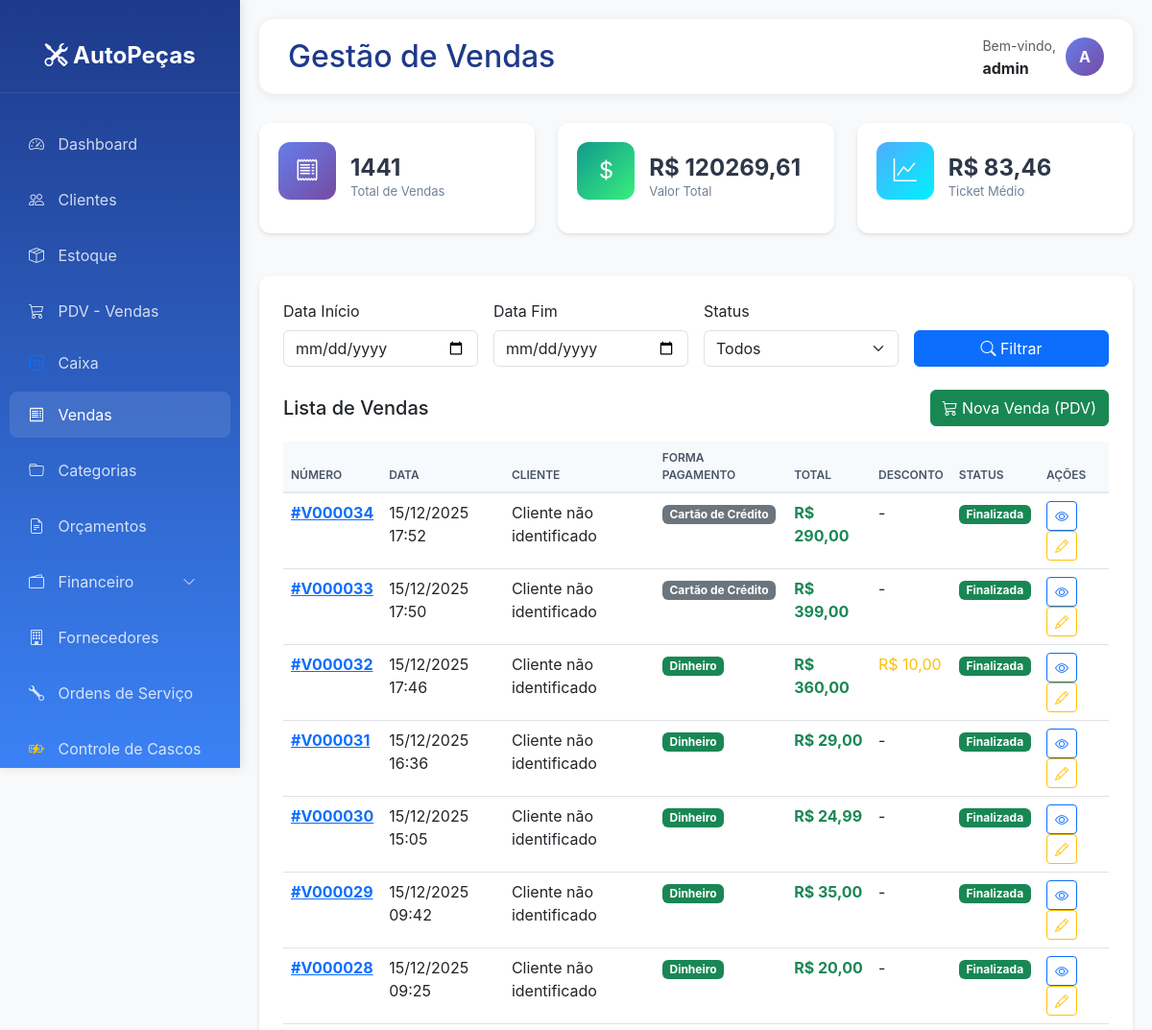
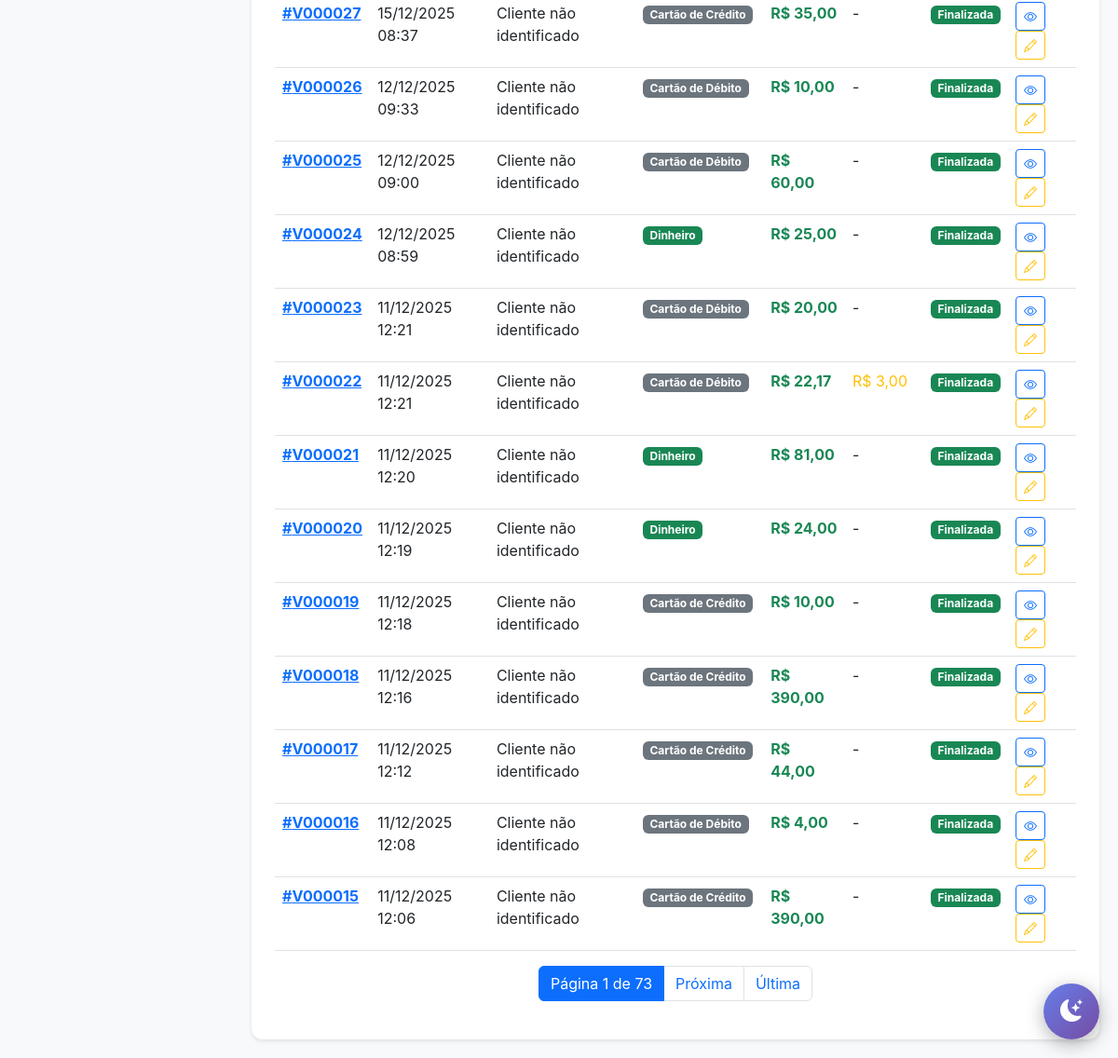
The app's page /vendas/ (signed in), older data (2 pictures, top to bottom).
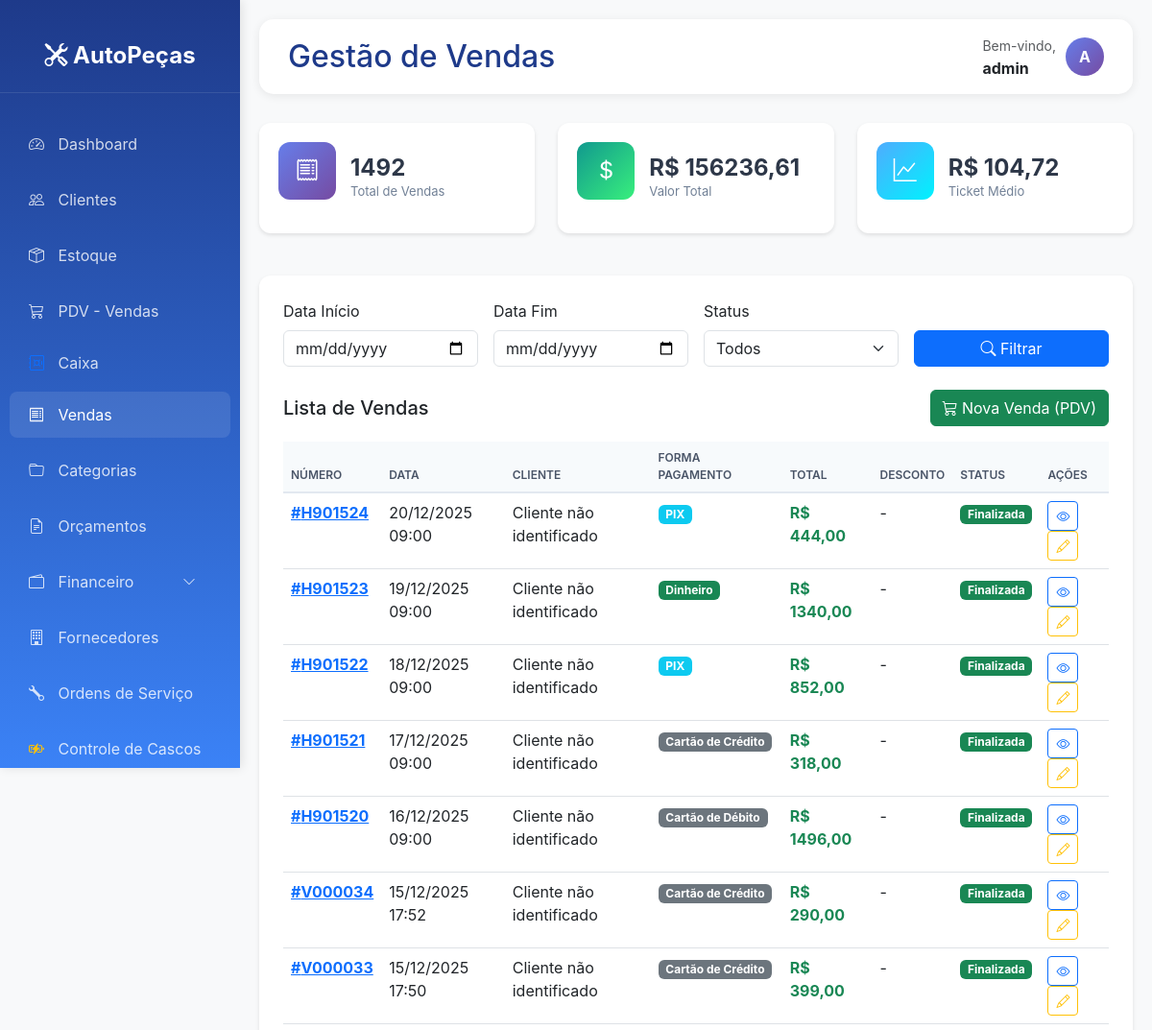
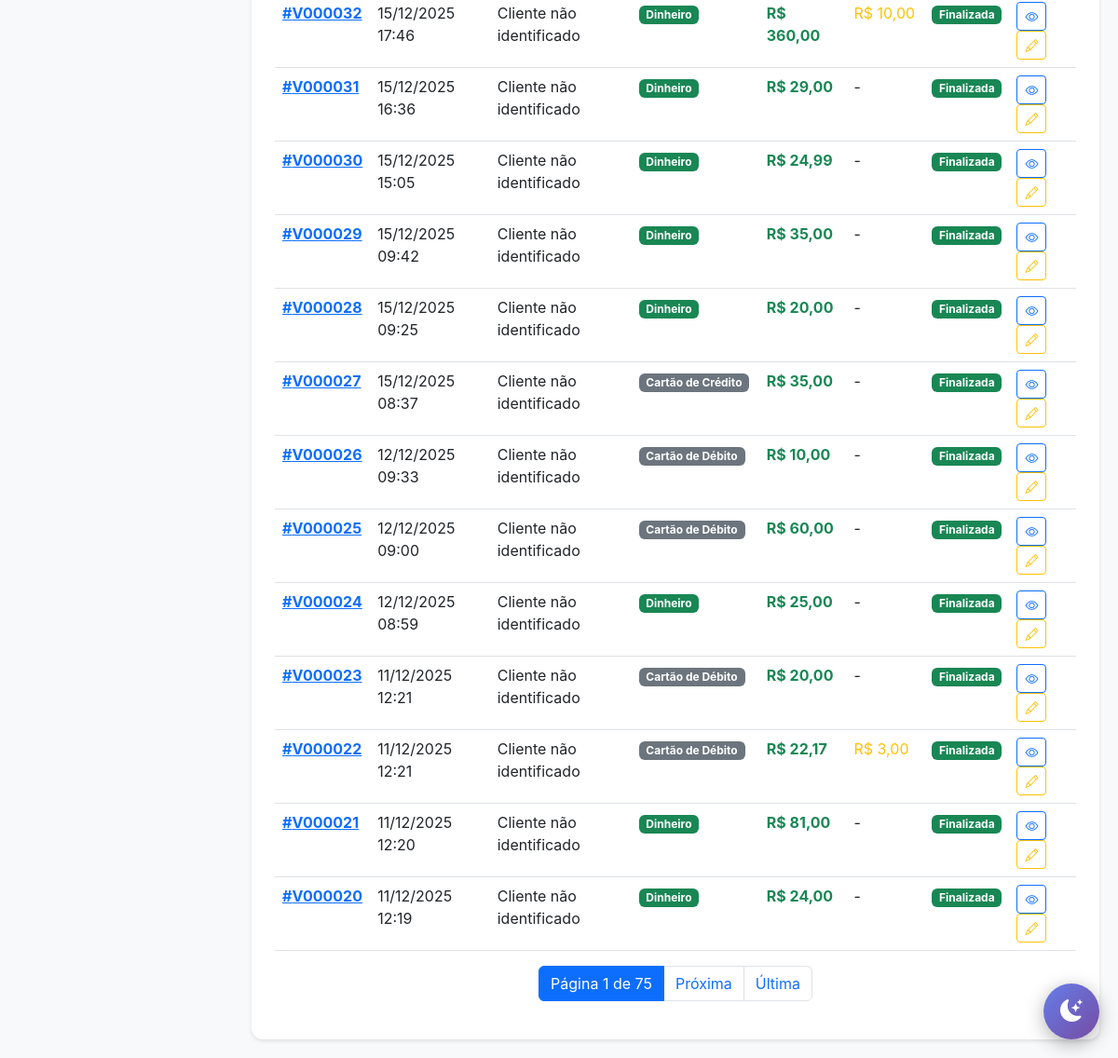
The same page, newer data (2 pictures, top to bottom).
### vendas/models.py (models this page shows, shortened)
class Venda(models.Model):
    STATUS_CHOICES = [
        ('A', 'Aberta'),
        ('F', 'Finalizada'),
        ('C', 'Cancelada'),
    ]
    FORMA_PAGAMENTO_CHOICES = [
        ('DI', 'Dinheiro'),
        ('CD', 'Cartão de Débito'),
        ('CC', 'Cartão de Crédito'),
        ('PI', 'PIX'),
        ('BO', 'Boleto'),
        ('CR', 'Crediário'),
    ]
    numero = models.CharField(max_length=20, unique=True)
    cliente = models.ForeignKey(Cliente, on_delete=models.PROTECT)
    veiculo = models.ForeignKey(Veiculo, on_delete=models.PROTECT, null=True, blank=True)
    status = models.CharField(max_length=1, choices=STATUS_CHOICES, default='A')
    forma_pagamento = models.CharField(max_length=2, choices=FORMA_PAGAMENTO_CHOICES)
    subtotal = models.DecimalField(max_digits=10, decimal_places=2, default=0)
    desconto = models.DecimalField(max_digits=10, decimal_places=2, default=0)
    total = models.DecimalField(max_digits=10, decimal_places=2, default=0)
    observacoes = models.TextField(blank=True, null=True)
    vendedor = models.CharField(max_length=100)
    data_venda = models.DateTimeField(auto_now_add=True)
    data_atualizacao = models.DateTimeField(auto_now=True)
    class Meta:
        verbose_name = 'Venda'
        verbose_name_plural = 'Vendas'
        ordering = ['-data_venda']

### clientes/models.py (models this page shows, shortened)
class Cliente(models.Model):
    TIPO_CHOICES = [
        ('F', 'Pessoa Física'),
        ('J', 'Pessoa Jurídica'),
    ]
    tipo = models.CharField(max_length=1, choices=TIPO_CHOICES, default='F')
    nome = models.CharField(max_length=200)
    cpf_cnpj = models.CharField(max_length=18, unique=True)
    rg_ie = models.CharField(max_length=20, blank=True, null=True)
    telefone = models.CharField(max_length=15)
    celular = models.CharField(max_length=15, blank=True, null=True)
    email = models.EmailField(blank=True, null=True)
    cep = models.CharField(max_length=9)
    logradouro = models.CharField(max_length=200)
    numero = models.CharField(max_length=10)
    complemento = models.CharField(max_length=100, blank=True, null=True)
    bairro = models.CharField(max_length=100)
    cidade = models.CharField(max_length=100)
    estado = models.CharField(max_length=2)
    limite_credito = models.DecimalField(max_digits=10, decimal_places=2, default=0)
    observacoes = models.TextField(blank=True, null=True)
    ativo = models.BooleanField(default=True)
    data_cadastro = models.DateTimeField(auto_now_add=True)
    data_atualizacao = models.DateTimeField(auto_now=True)
    class Meta:
        verbose_name = 'Cliente'
        verbose_name_plural = 'Clientes'
        ordering = ['nome']

### core/views.py (the view)
# urls.py: path('vendas/', core_views.lista_vendas, name='lista_vendas'),
@login_required
def lista_vendas(request):
    data_inicio = request.GET.get('data_inicio', '')
    data_fim = request.GET.get('data_fim', '')
    status = request.GET.get('status', '')
    cliente_id = request.GET.get('cliente', '')
    vendas = Venda.objects.all()
    if data_inicio:
        vendas = vendas.filter(data_venda__date__gte=data_inicio)
    if data_fim:
        vendas = vendas.filter(data_venda__date__lte=data_fim)
    if status:
        vendas = vendas.filter(status=status)
    if cliente_id:
        vendas = vendas.filter(cliente_id=cliente_id)
    vendas = vendas.select_related('cliente').order_by('-data_venda')
    paginator = Paginator(vendas, 20)
    page_number = request.GET.get('page')
    page_obj = paginator.get_page(page_number)
    stats = {
        'total_vendas': vendas.count(),
        'valor_total': vendas.aggregate(Sum('total'))['total__sum'] or 0,
        'ticket_medio': vendas.aggregate(Avg('total'))['total__avg'] or 0,
    }
    context = {
        'page_obj': page_obj,
        'stats': stats,
        'data_inicio': data_inicio,
        'data_fim': data_fim,
        'status_selecionado': status,
    }
    return render(request, 'core/vendas_lista.html', context)

### templates/core/vendas_lista.html (shortened to what the changed rows need)
{% extends 'base.html' %}
{% block page_title %}Gestão de Vendas{% endblock %}
{% block content %}
<div class="row mb-4">
    <div class="col-md-4">
        <div class="stat-card primary">
            <div>
                <h3>{{ stats.total_vendas }}</h3>
                <p>Total de Vendas</p>
            </div>
        </div>
    </div>
    <div class="col-md-4">
        <div class="stat-card success">
            <div>
                <h3>R$ {{ stats.valor_total|floatformat:2 }}</h3>
                <p>Valor Total</p>
            </div>
        </div>
    </div>
    <div class="col-md-4">
        <div class="stat-card info">
            <div>
                <h3>R$ {{ stats.ticket_medio|floatformat:2 }}</h3>
                <p>Ticket Médio</p>
            </div>
        </div>
    </div>
</div>
<div class="table-card">
    <div class="table-responsive">
        <table class="table table-hover">
            <thead>
                <tr>
                    <th>Número</th>
                    <th>Data</th>
                    <th>Cliente</th>
                    <th>Forma Pagamento</th>
                    <th>Total</th>
                    <th>Desconto</th>
                    <th>Status</th>
                    <th>Ações</th>
                </tr>
            </thead>
            <tbody>
                {% for venda in page_obj %}
                <tr>
                    <td>
                        <a href="{% url 'detalhe_venda' venda.id %}">
                            <strong>#{{ venda.numero }}</strong>
                        </a>
                    </td>
                    <td>{{ venda.data_venda|date:"d/m/Y H:i" }}</td>
                    <td>{{ venda.cliente.nome|truncatewords:3 }}</td>
                    <td>
                        {% if venda.forma_pagamento == 'DI' %}
                        <span class="badge bg-success">Dinheiro</span>
                        {% elif venda.forma_pagamento == 'CA' %}
                        <span class="badge bg-primary">Cartão</span>
                        {% elif venda.forma_pagamento == 'PI' %}
                        <span class="badge bg-info">PIX</span>
                        {% else %}
                        <span class="badge bg-secondary">{{ venda.get_forma_pagamento_display }}</span>
                        {% endif %}
                    </td>
                    <td><strong class="text-success">R$ {{ venda.total|floatformat:2 }}</strong></td>
                    <td>
                        {% if venda.desconto > 0 %}
                        <span class="text-warning">R$ {{ venda.desconto|floatformat:2 }}</span>
                        {% else %}
                        -
                        {% endif %}
                    </td>
                    <td>
                        {% if venda.status == 'F' %}
                        <span class="badge bg-success">Finalizada</span>
                        {% elif venda.status == 'A' %}
                        <span class="badge bg-warning">Aberta</span>
                        {% else %}
                        <span class="badge bg-danger">Cancelada</span>
                        {% endif %}
                    </td>
                    <td>
                        <a href="{% url 'detalhe_venda' venda.id %}" class="btn btn-sm btn-outline-primary" title="Ver Detalhes">
                            <i class="bi bi-eye"></i>
                        </a>
                        <a href="{% url 'editar_venda' venda.id %}" class="btn btn-sm btn-outline-warning" title="Editar">
                            <i class="bi bi-pencil"></i>
                        </a>
                    </td>
                </tr>
                {% endfor %}
            </tbody>
        </table>
    </div>
    {% if page_obj.has_other_pages %}
    <nav aria-label="Navegação de página">
        <ul class="pagination justify-content-center">
            <li class="page-item active">
                <span class="page-link">Página {{ page_obj.number }} de {{ page_obj.paginator.num_pages }}</span>
            </li>
            {% if page_obj.has_next %}
            <li class="page-item">
                <a class="page-link" href="?page={{ page_obj.next_page_number }}">Próxima</a>
            </li>
            <li class="page-item">
                <a class="page-link" href="?page={{ page_obj.paginator.num_pages }}">Última</a>
            </li>
            {% endif %}
        </ul>
    </nav>
    {% endif %}
</div>
{% endblock %}

Row changes from the older to the newer data that the page shows:
no longer on this page (row unchanged): Venda: numero "V000019", data_venda "11/12/2025 12:18", cliente.nome "Cliente não identificado", forma_pagamento "Cartão de Crédito", total "10,00", status "Finalizada"
no longer on this page (row unchanged): Venda: numero "V000018", data_venda "11/12/2025 12:16", cliente.nome "Cliente não identificado", forma_pagamento "Cartão de Crédito", total "390,00", status "Finalizada"
no longer on this page (row unchanged): Venda: numero "V000017", data_venda "11/12/2025 12:12", cliente.nome "Cliente não identificado", forma_pagamento "Cartão de Crédito", total "44,00", status "Finalizada"
no longer on this page (row unchanged): Venda: numero "V000016", data_venda "11/12/2025 12:08", cliente.nome "Cliente não identificado", forma_pagamento "Cartão de Débito", total "4,00", status "Finalizada"
no longer on this page (row unchanged): Venda: numero "V000015", data_venda "11/12/2025 12:06", cliente.nome "Cliente não identificado", forma_pagamento "Cartão de Crédito", total "390,00", status "Finalizada"
added Venda: numero "H901524", data_venda "20/12/2025 09:00", cliente.nome "Cliente não identificado", forma_pagamento "PIX", total "444,00", status "Finalizada"
added Venda: numero "H901523", data_venda "19/12/2025 09:00", cliente.nome "Cliente não identificado", forma_pagamento "Dinheiro", total "1340,00", status "Finalizada"
added Venda: numero "H901522", data_venda "18/12/2025 09:00", cliente.nome "Cliente não identificado", forma_pagamento "PIX", total "852,00", status "Finalizada"
added Venda: numero "H901521", data_venda "17/12/2025 09:00", cliente.nome "Cliente não identificado", forma_pagamento "Cartão de Crédito", total "318,00", status "Finalizada"
added Venda: numero "H901520", data_venda "16/12/2025 09:00", cliente.nome "Cliente não identificado", forma_pagamento "Cartão de Débito", total "1496,00", status "Finalizada"
Text that changed along with them:
{{ stats.total_vendas }}: "1441" → "1492"
{{ stats.valor_total|floatformat:2 }}: "120269,61" → "156236,61"
{{ stats.ticket_medio|floatformat:2 }}: "83,46" → "104,72"
{{ page_obj.paginator.num_pages }}: "73" → "75"
